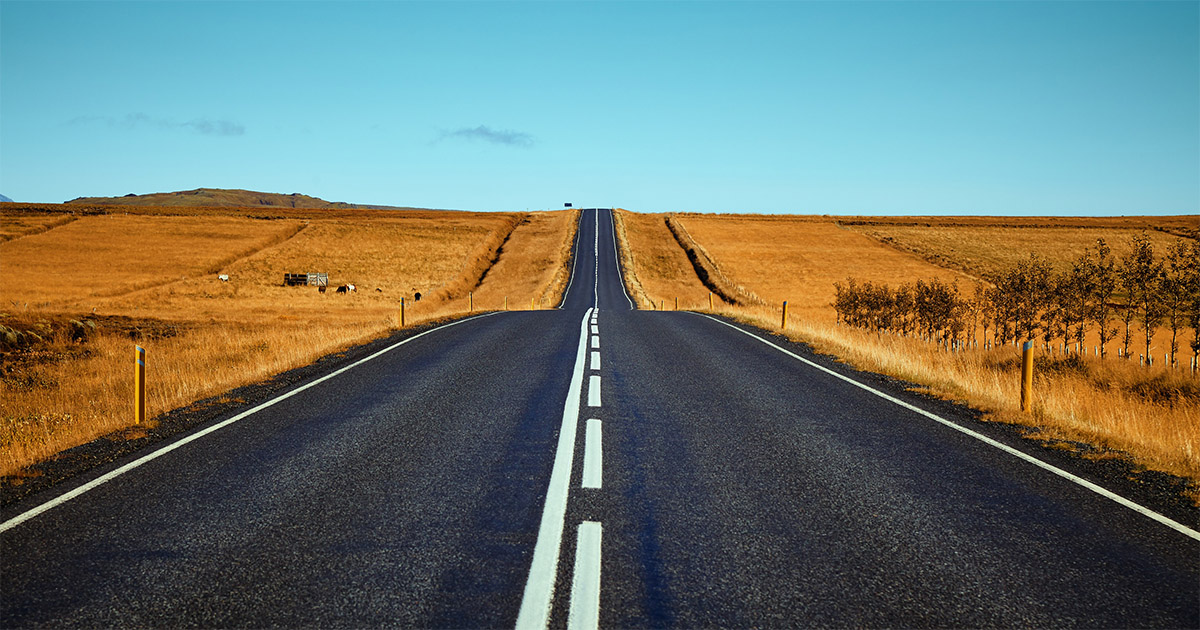
#> input picture openCV/Chap-2/yol.png, 1200 x 630 px
$ python impcolor.py
#> lines starting #> are read from the running program, lines starting #| are printed output that depends on the picture; after the words box and inside, x2 and y2 are one past the last pixel; in counts of white or black regions, pixels touching at a corner belong together
import cv2
import numpy as np

img = cv2.imread("yol.png")
#> img is the input picture: shape (630, 1200, 3); mean B, G, R 107.9, 117.7, 107.6

kernel = np.ones((4,4),np.uint8)

imgGray = cv2.cvtColor(img, cv2.COLOR_BGR2GRAY)
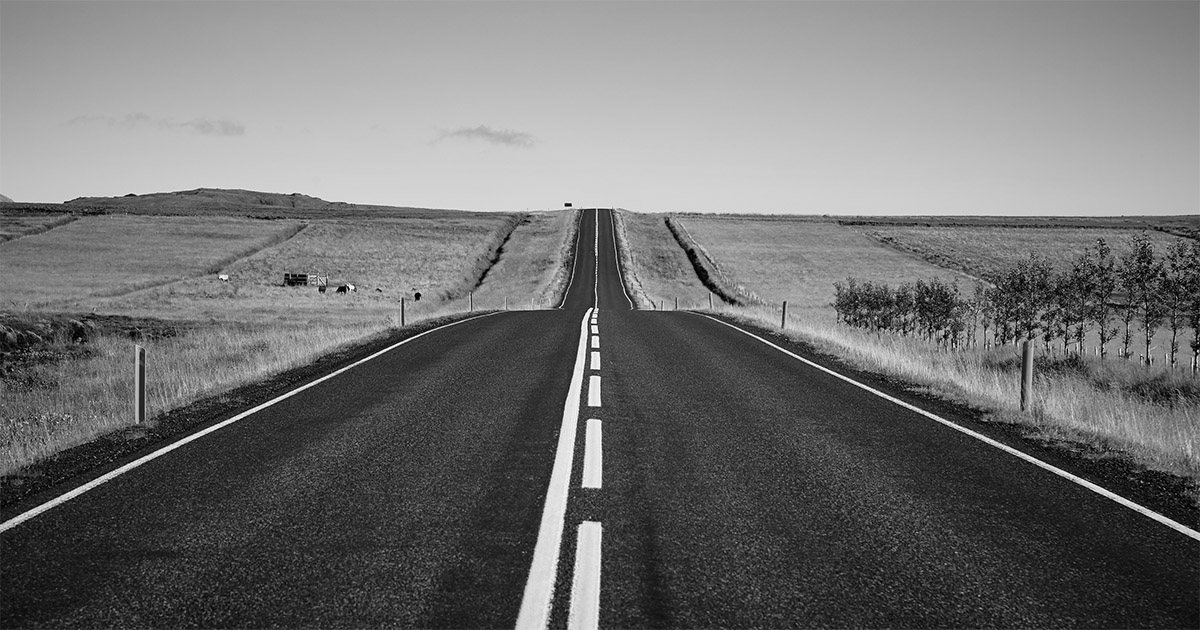
#> imgGray: shape (630, 1200); min 0, max 255, mean 113.5
imgBlur = cv2.GaussianBlur(imgGray,(101,101),0)
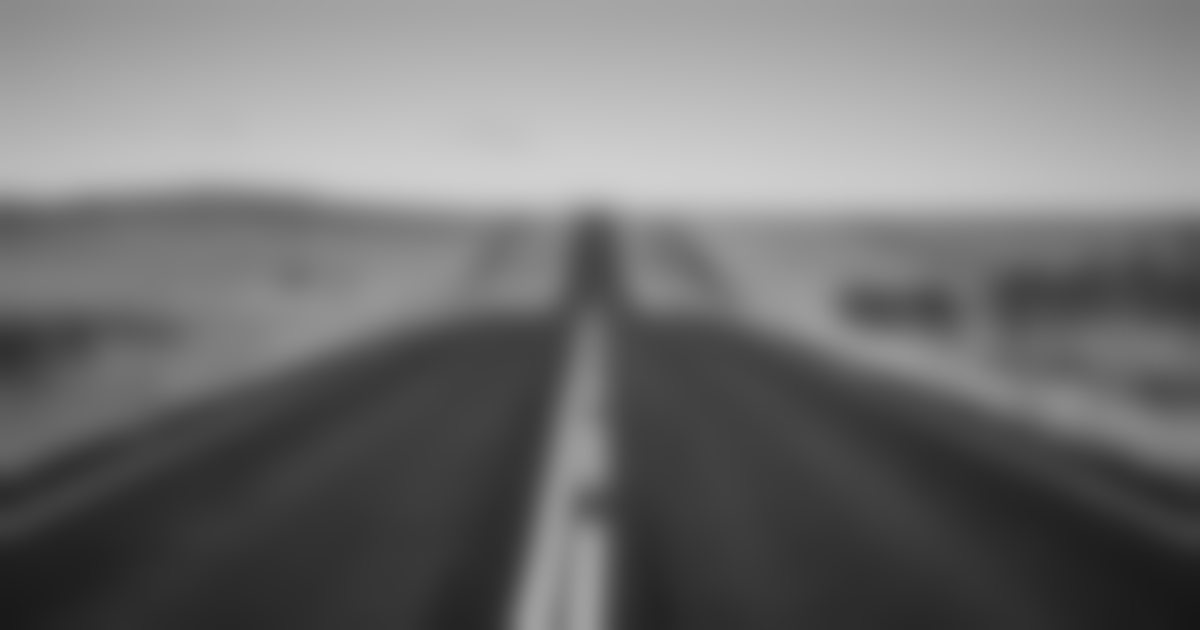
#> imgBlur: shape (630, 1200); min 22, max 208, mean 113.5
imgCanny = cv2.Canny(img,100,100)
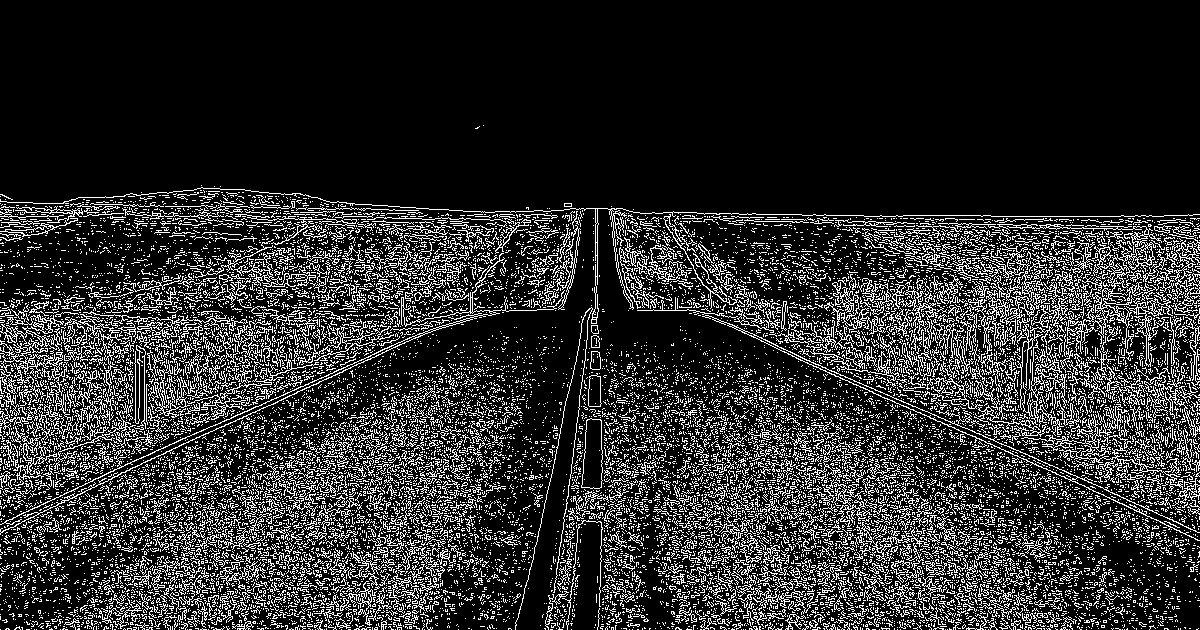
#> imgCanny: shape (630, 1200); 17.6% white in thin lines or dots, all inside (x1, y1, x2, y2) = (0, 125, 1200, 630)
imgCanny00 = cv2.Canny(img,700,10)
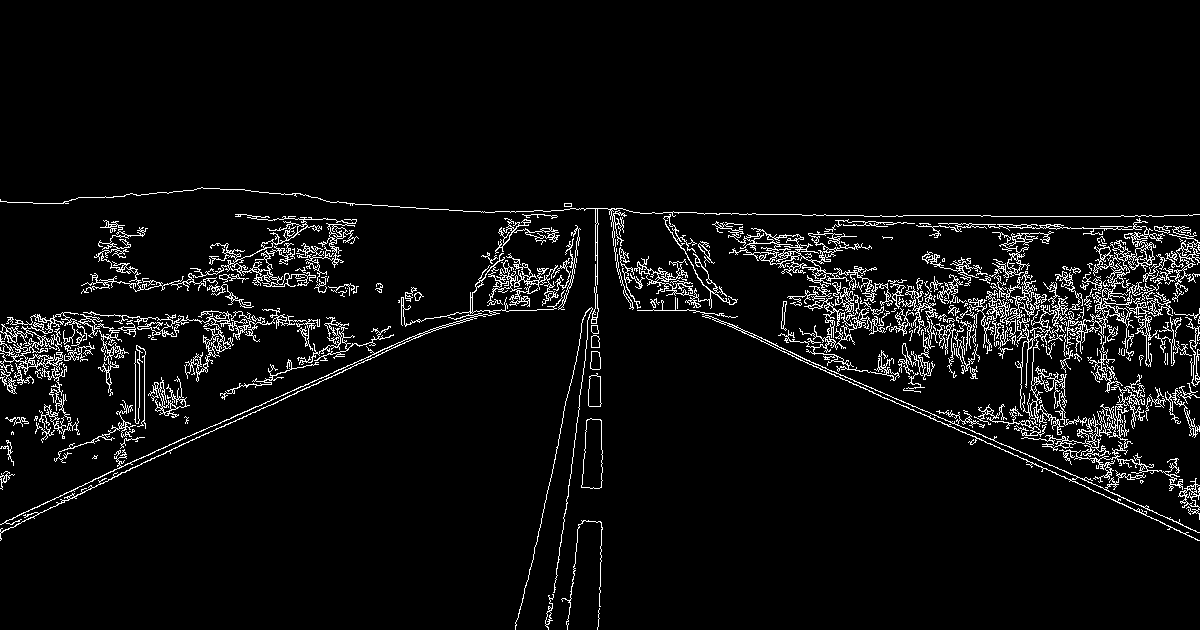
#> imgCanny00: shape (630, 1200); 5.2% white in thin lines or dots, all inside (x1, y1, x2, y2) = (0, 187, 1200, 630)
imgDialation = cv2.dilate(imgCanny00, kernel)
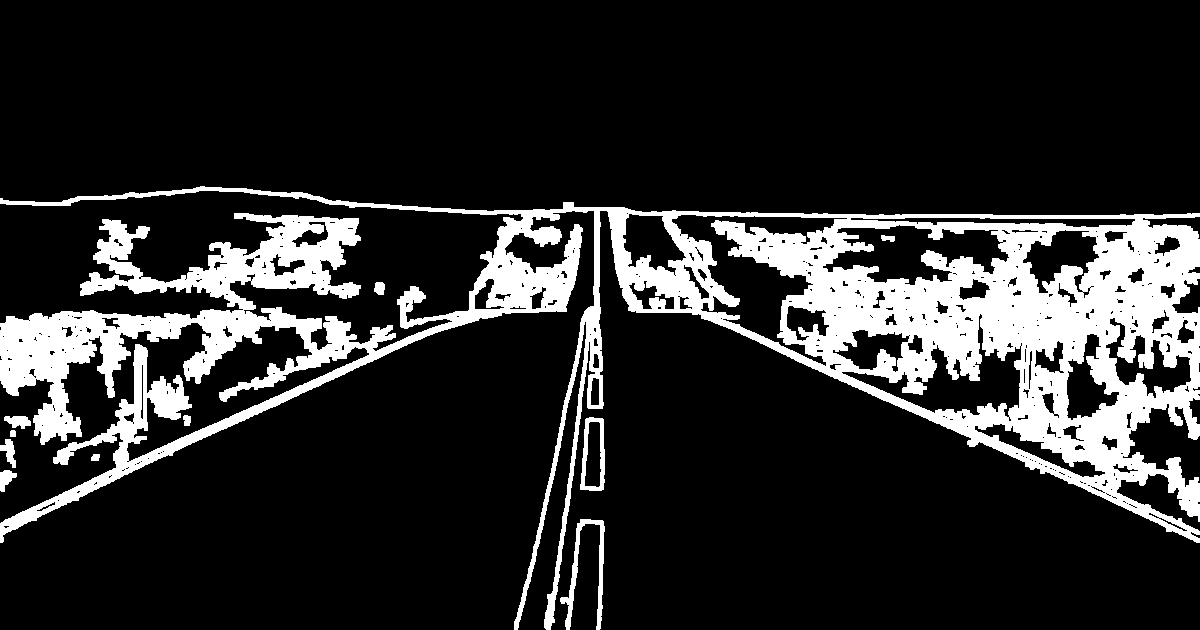
#> imgDialation: shape (630, 1200); 16.8% white; 11 white regions, largest, box (x1, y1, x2, y2) and area: (0, 186, 1200, 630) 124133, (560, 519, 605, 630) 1162, (580, 417, 605, 491) 743

cv2.imshow("gray image", imgGray)
cv2.imshow("blur image", imgBlur)
cv2.imshow("canny image", imgCanny)
cv2.imshow("canny image00", imgCanny00)
cv2.imshow("dialation image", imgDialation)
cv2.waitKey(0)
